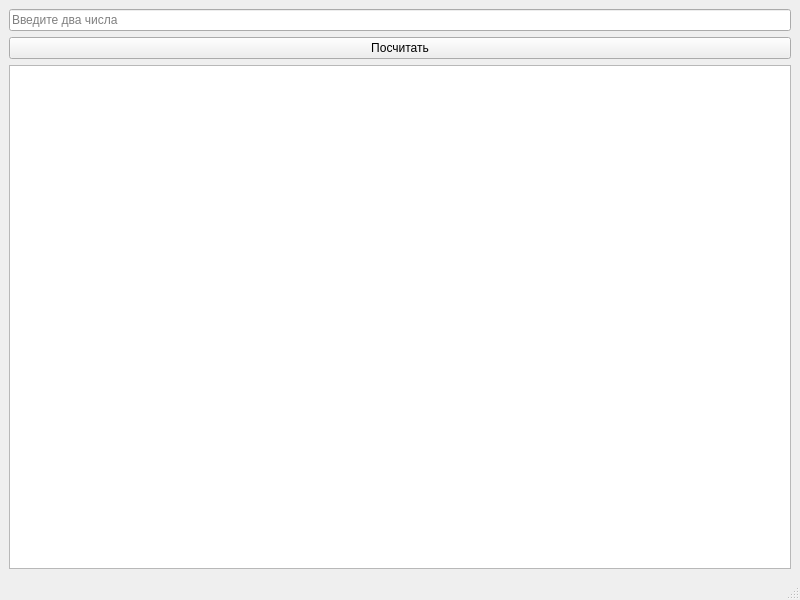
<?xml version="1.0" encoding="UTF-8"?>
<ui version="4.0">
 <class>MainWindow</class>
 <widget class="QMainWindow" name="MainWindow">
  <property name="geometry">
   <rect>
    <x>0</x>
    <y>0</y>
    <width>800</width>
    <height>600</height>
   </rect>
  </property>
  <property name="windowTitle">
   <string>MainWindow</string>
  </property>
  <widget class="QWidget" name="centralwidget">
   <layout class="QVBoxLayout" name="verticalLayout">
    <item>
     <widget class="QLineEdit" name="line_args">
      <property name="placeholderText">
       <string>Введите два числа</string>
      </property>
     </widget>
    </item>
    <item>
     <widget class="QPushButton" name="btn_run">
      <property name="text">
       <string>Посчитать</string>
      </property>
     </widget>
    </item>
    <item>
     <widget class="QPlainTextEdit" name="text_output">
      <property name="readOnly">
       <bool>true</bool>
      </property>
     </widget>
    </item>
   </layout>
  </widget>
  <widget class="QMenuBar" name="menubar">
   <property name="geometry">
    <rect>
     <x>0</x>
     <y>0</y>
     <width>800</width>
     <height>36</height>
    </rect>
   </property>
  </widget>
  <widget class="QStatusBar" name="statusbar"/>
 </widget>
 <resources/>
 <connections/>
</ui>
